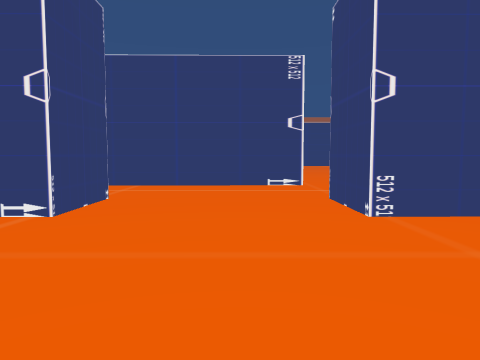
View 1 (above)

19 first-person views from a walk through a Unity game level. The camera is 1.5 m above the floor, tilts 4° down and sees 70° across. The floor is counted in squares, 2 m on a side. Each view is taken from the middle of a square. On the plan, view 1 faces up. The plan holds only what a view shows up to about 11 squares ahead; the rest is blank. The place goes on beyond the plan. The player is left out.

View 2
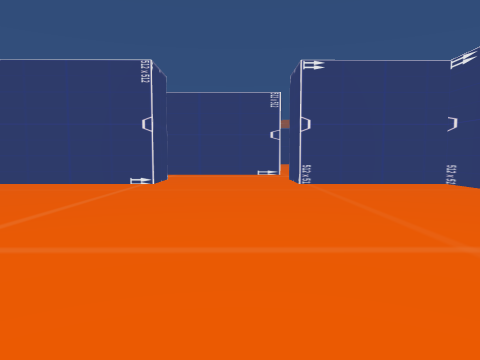

View 3
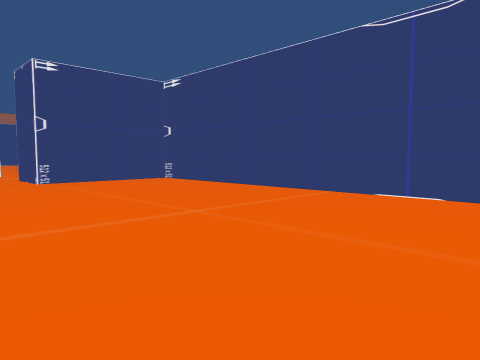

View 4
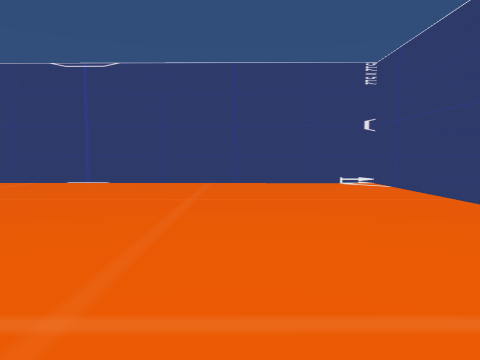

View 5
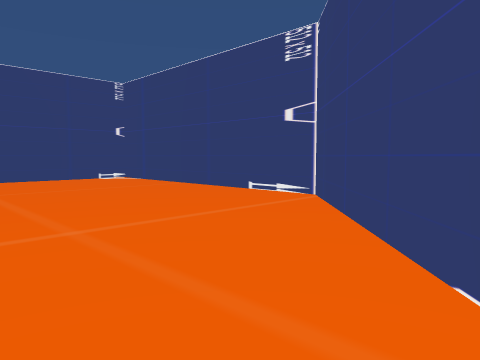

View 6
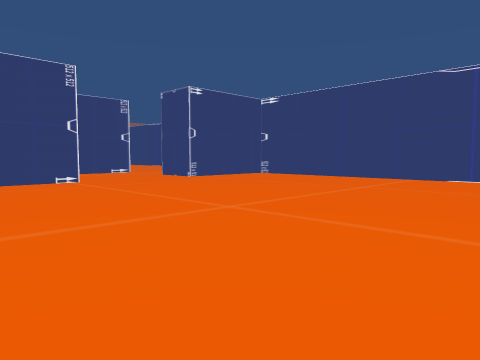

View 7
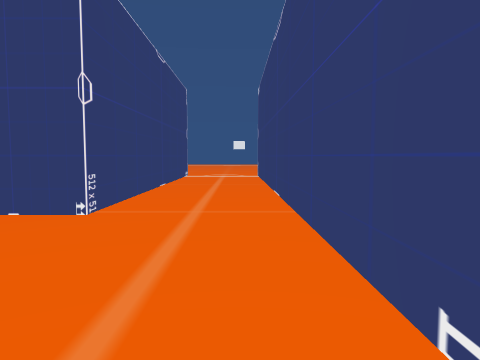

View 8
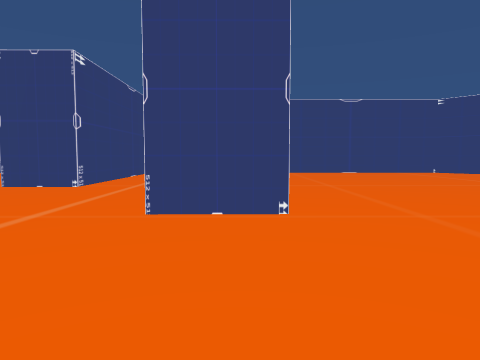

View 9
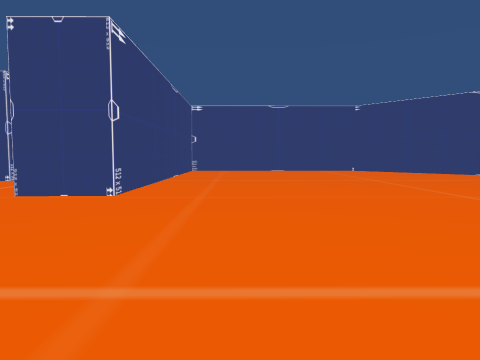

View 10
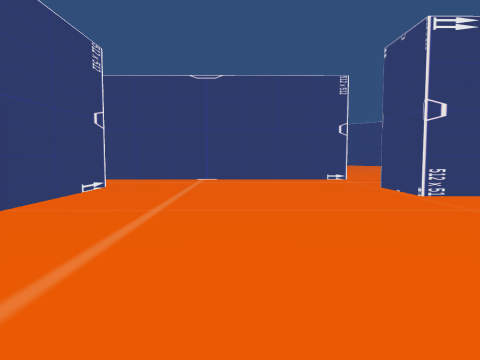

View 11
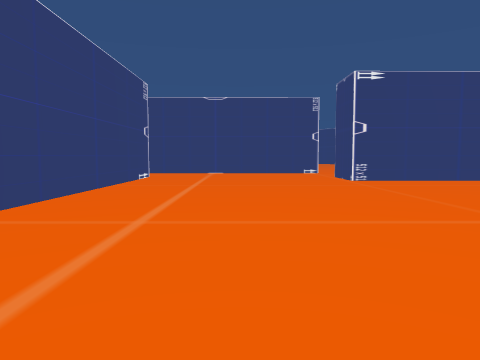

View 12
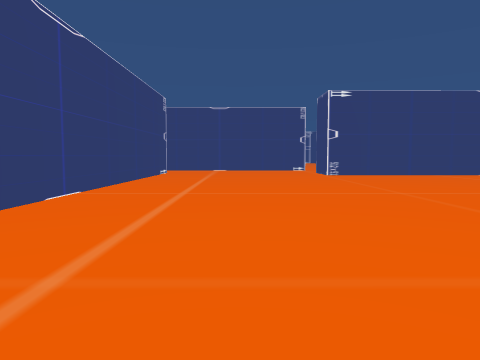

View 13
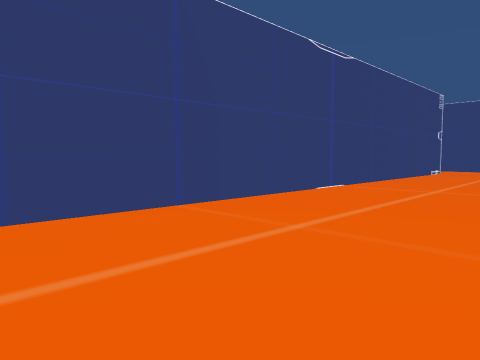

View 14
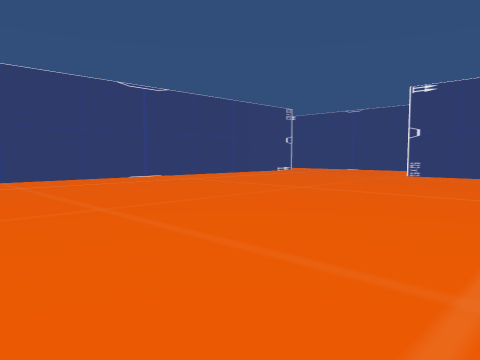

View 15
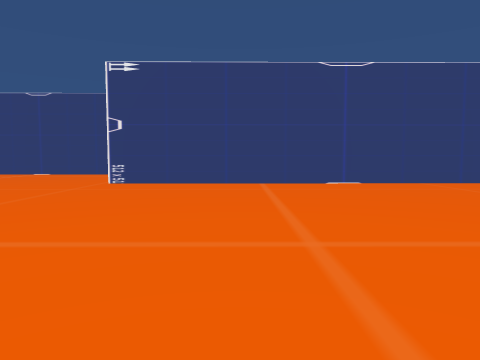

View 16
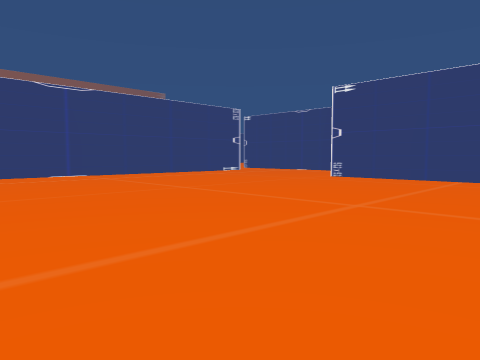

View 17
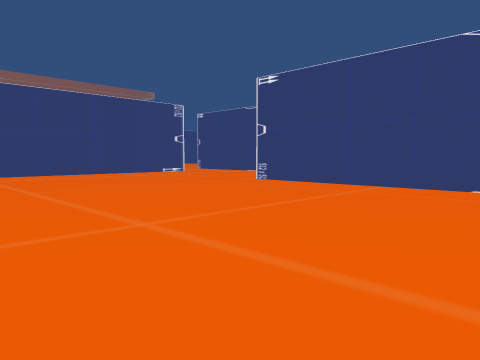

View 18
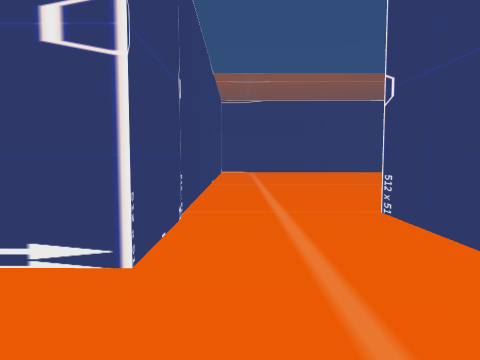

View 19
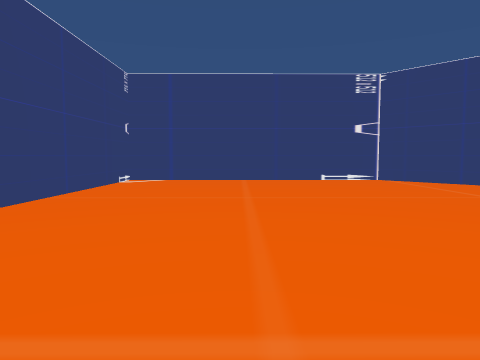

### Floor plan
Points are (right, up) in squares from view 1. A wall is a line through its corners. A room is listed if a view was taken in it or the views show most of it. See-through windows are left out.
Room 1 (views 1, 2, 3, 4, 5, 6, 19)
walls: (-5.7, -8) (-2.3, -11.7) (5.4, -11.7) (5.5, 4.2) (1.6, 4.2) (1.6, 6.1); (-6.5, 6) (-2.3, 6) (-2.3, 4.2) (-6.5, 4.1); (0.4, 8.8) (-6.5, 8.7)
ways out: opening at (1.5, 7.5) to room 2
Room 2 (views 7, 8, 9, 10, 11, 12, 13, 14, 15, 16, 17, 18)
walls: (8.2, 8.8) (8.3, 24.3); (-6.5, 10.6) (1.6, 10.6) (1.6, 8.8) (0.4, 8.8); (1.6, 6.1) (8.6, 6.1)
ways out: opening at (1.5, 7.5) to room 1; opening at (9.5, 7.5)

Positions as (right, up) in squares from view 1, and headings:
1: (0, 0), facing up
2: (0, -5), facing up
3: (-1, -6), facing up-right
4: (-4, -8), facing right
5: (-6, -6), facing down-right
6: (-6, -6), facing up-right
7: (2, 8), facing left
8: (6, 10), facing left
9: (8, 13), facing left
10: (5, 17), facing down
11: (5, 21), facing down
12: (5, 24), facing down
13: (4, 25), facing down-right
14: (-3, 24), facing down-right
15: (-2, 20), facing down
16: (-5, 22), facing down-right
17: (-6, 19), facing down-right
18: (6, 8), facing right
19: (2, -1), facing down
